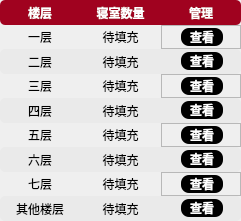
       <widget class="QWidget" name="scrollAreaWidgetContents_4">
        <property name="geometry">
         <rect>
          <x>0</x>
          <y>0</y>
          <width>241</width>
          <height>221</height>
         </rect>
        </property>
        <widget class="QWidget" name="gridLayoutWidget_3">
         <property name="geometry">
          <rect>
           <x>0</x>
           <y>0</y>
           <width>241</width>
           <height>221</height>
          </rect>
         </property>
         <layout class="QGridLayout" name="gridLayout_4" columnstretch="1,1,1" columnminimumwidth="1,1,1">
          <property name="spacing">
           <number>0</number>
          </property>
          <item row="1" column="0">
           <widget class="QLabel" name="label_52">
            <property name="text">
             <string>一层</string>
            </property>
            <property name="alignment">
             <set>Qt::AlignCenter</set>
            </property>
           </widget>
          </item>
          <item row="5" column="0">
           <widget class="QLabel" name="label_75">
            <property name="text">
             <string>五层</string>
            </property>
            <property name="alignment">
             <set>Qt::AlignCenter</set>
            </property>
           </widget>
          </item>
          <item row="1" column="2">
           <widget class="QFrame" name="frame_11">
            <property name="frameShape">
             <enum>QFrame::StyledPanel</enum>
            </property>
            <property name="frameShadow">
             <enum>QFrame::Raised</enum>
            </property>
            <widget class="QPushButton" name="pushButton_15">
             <property name="geometry">
              <rect>
               <x>20</x>
               <y>3</y>
               <width>42</width>
               <height>18</height>
              </rect>
             </property>
             <property name="cursor">
              <cursorShape>PointingHandCursor</cursorShape>
             </property>
             <property name="styleSheet">
              <string notr="true">color:white;
background-color:black;
border-radius:8px;
font-weight:bold;</string>
             </property>
             <property name="text">
              <string>查看</string>
             </property>
            </widget>
           </widget>
          </item>
          <item row="3" column="1">
           <widget class="QLabel" name="label_78">
            <property name="text">
             <string>待填充</string>
            </property>
            <property name="alignment">
             <set>Qt::AlignCenter</set>
            </property>
           </widget>
          </item>
          <item row="0" column="1">
           <widget class="QLabel" name="label_63">
            <property name="styleSheet">
             <string notr="true">background-color:#a0021f;
border-image: url();
color:white;
border:0px;
font-weight:bold;
border-radius:0px;</string>
            </property>
            <property name="text">
             <string>寝室数量</string>
            </property>
            <property name="alignment">
             <set>Qt::AlignCenter</set>
            </property>
           </widget>
          </item>
          <item row="0" column="0">
           <widget class="QLabel" name="label_62">
            <property name="styleSheet">
             <string notr="true">background-color:#a0021f;
border-image: url();
color:white;
font-weight:bold;
border:0px;
border-radius:0px;
border-bottom-left-radius:5px;
border-top-left-radius:5px;
font-size:12px;</string>
            </property>
            <property name="text">
             <string>楼层</string>
            </property>
            <property name="alignment">
             <set>Qt::AlignCenter</set>
            </property>
           </widget>
          </item>
          <item row="2" column="0">
           <widget class="QLabel" name="label_66">
            <property name="styleSheet">
             <string notr="true">background-color:#EAEAEA;
border-radius:0px;
border-bottom-left-radius:5px;
border-top-left-radius:5px;
border-image: url();
</string>
            </property>
            <property name="text">
             <string>二层</string>
            </property>
            <property name="alignment">
             <set>Qt::AlignCenter</set>
            </property>
           </widget>
          </item>
          <item row="4" column="1">
           <widget class="QLabel" name="label_79">
            <property name="styleSheet">
             <string notr="true">background-color:#EAEAEA;
border-radius:0px;
border-image: url();</string>
            </property>
            <property name="text">
             <string>待填充</string>
            </property>
            <property name="alignment">
             <set>Qt::AlignCenter</set>
            </property>
           </widget>
          </item>
          <item row="6" column="1">
           <widget class="QLabel" name="label_81">
            <property name="styleSheet">
             <string notr="true">background-color:#EAEAEA;
border-radius:0px;
border-image: url();</string>
            </property>
            <property name="text">
             <string>待填充</string>
            </property>
            <property name="alignment">
             <set>Qt::AlignCenter</set>
            </property>
           </widget>
          </item>
          <item row="8" column="1">
           <widget class="QLabel" name="label_84">
            <property name="styleSheet">
             <string notr="true">background-color:#EAEAEA;
border-radius:0px;
border-image: url();</string>
            </property>
            <property name="text">
             <string>待填充</string>
            </property>
            <property name="alignment">
             <set>Qt::AlignCenter</set>
            </property>
           </widget>
          </item>
          <item row="2" column="1">
           <widget class="QLabel" name="label_67">
            <property name="styleSheet">
             <string notr="true">background-color:#EAEAEA;
border-radius:0px;
border-image: url();</string>
            </property>
            <property name="text">
             <string>待填充</string>
            </property>
            <property name="alignment">
             <set>Qt::AlignCenter</set>
            </property>
           </widget>
          </item>
          <item row="4" column="0">
           <widget class="QLabel" name="label_74">
            <property name="styleSheet">
             <string notr="true">background-color:#EAEAEA;
border-radius:0px;
border-bottom-left-radius:5px;
border-top-left-radius:5px;
border-image: url();</string>
            </property>
            <property name="text">
             <string>四层</string>
            </property>
            <property name="alignment">
             <set>Qt::AlignCenter</set>
            </property>
           </widget>
          </item>
          <item row="2" column="2">
           <widget class="QFrame" name="frame_13">
            <property name="styleSheet">
             <string notr="true">background-color:#EAEAEA;
border-radius:0px;
border-bottom-right-radius:5px;
border-top-right-radius:5px;
border-image: url();</string>
            </property>
            <property name="frameShape">
             <enum>QFrame::StyledPanel</enum>
            </property>
            <property name="frameShadow">
             <enum>QFrame::Raised</enum>
            </property>
            <widget class="QPushButton" name="pushButton_21">
             <property name="geometry">
              <rect>
               <x>20</x>
               <y>3</y>
               <width>42</width>
               <height>18</height>
              </rect>
             </property>
             <property name="cursor">
              <cursorShape>PointingHandCursor</cursorShape>
             </property>
             <property name="styleSheet">
              <string notr="true">color:white;
background-color:black;
border-radius:8px;
font-weight:bold;</string>
             </property>
             <property name="text">
              <string>查看</string>
             </property>
            </widget>
           </widget>
          </item>
          <item row="1" column="1">
           <widget class="QLabel" name="label_65">
            <property name="text">
             <string>待填充</string>
            </property>
            <property name="alignment">
             <set>Qt::AlignCenter</set>
            </property>
           </widget>
          </item>
          <item row="7" column="0">
           <widget class="QLabel" name="label_77">
            <property name="text">
             <string>七层</string>
            </property>
            <property name="alignment">
             <set>Qt::AlignCenter</set>
            </property>
           </widget>
          </item>
          <item row="0" column="2">
           <widget class="QLabel" name="label_64">
            <property name="styleSheet">
             <string notr="true">background-color:#a0021f;
border-image: url();
color:white;
font-weight:bold;
border-radius:0px;
border-bottom-right-radius:5px;
border-top-right-radius:5px</string>
            </property>
            <property name="text">
             <string>管理</string>
            </property>
            <property name="alignment">
             <set>Qt::AlignCenter</set>
            </property>
           </widget>
          </item>
          <item row="5" column="1">
           <widget class="QLabel" name="label_80">
            <property name="text">
             <string>待填充</string>
            </property>
            <property name="alignment">
             <set>Qt::AlignCenter</set>
            </property>
           </widget>
          </item>
          <item row="8" column="0">
           <widget class="QLabel" name="label_83">
            <property name="styleSheet">
             <string notr="true">background-color:#EAEAEA;
border-radius:0px;
border-bottom-left-radius:5px;
border-top-left-radius:5px;
border-image: url();</string>
            </property>
            <property name="text">
             <string>其他楼层</string>
            </property>
            <property name="alignment">
             <set>Qt::AlignCenter</set>
            </property>
           </widget>
          </item>
          <item row="6" column="0">
           <widget class="QLabel" name="label_76">
            <property name="styleSheet">
             <string notr="true">background-color:#EAEAEA;
border-radius:0px;
border-bottom-left-radius:5px;
border-top-left-radius:5px;
border-image: url();</string>
            </property>
            <property name="text">
             <string>六层</string>
            </property>
            <property name="alignment">
             <set>Qt::AlignCenter</set>
            </property>
           </widget>
          </item>
          <item row="3" column="0">
           <widget class="QLabel" name="label_73">
            <property name="text">
             <string>三层</string>
            </property>
            <property name="alignment">
             <set>Qt::AlignCenter</set>
            </property>
           </widget>
          </item>
          <item row="4" column="2">
           <widget class="QFrame" name="frame_14">
            <property name="styleSheet">
             <string notr="true">background-color:#EAEAEA;
border-radius:0px;
border-bottom-right-radius:5px;
border-top-right-radius:5px;
border-image: url();</string>
            </property>
            <property name="frameShape">
             <enum>QFrame::StyledPanel</enum>
            </property>
            <property name="frameShadow">
             <enum>QFrame::Raised</enum>
            </property>
            <widget class="QPushButton" name="pushButton_22">
             <property name="geometry">
              <rect>
               <x>20</x>
               <y>3</y>
               <width>42</width>
               <height>18</height>
              </rect>
             </property>
             <property name="cursor">
              <cursorShape>PointingHandCursor</cursorShape>
             </property>
             <property name="styleSheet">
              <string notr="true">color:white;
background-color:black;
border-radius:8px;
font-weight:bold;</string>
             </property>
             <property name="text">
              <string>查看</string>
             </property>
            </widget>
           </widget>
          </item>
          <item row="7" column="1">
           <widget class="QLabel" name="label_82">
            <property name="text">
             <string>待填充</string>
            </property>
            <property name="alignment">
             <set>Qt::AlignCenter</set>
            </property>
           </widget>
          </item>
          <item row="3" column="2">
           <widget class="QFrame" name="frame_15">
            <property name="frameShape">
             <enum>QFrame::StyledPanel</enum>
            </property>
            <property name="frameShadow">
             <enum>QFrame::Raised</enum>
            </property>
            <widget class="QPushButton" name="pushButton_23">
             <property name="geometry">
              <rect>
               <x>20</x>
               <y>3</y>
               <width>42</width>
               <height>18</height>
              </rect>
             </property>
             <property name="cursor">
              <cursorShape>PointingHandCursor</cursorShape>
             </property>
             <property name="styleSheet">
              <string notr="true">color:white;
background-color:black;
border-radius:8px;
font-weight:bold;</string>
             </property>
             <property name="text">
              <string>查看</string>
             </property>
            </widget>
           </widget>
          </item>
          <item row="5" column="2">
           <widget class="QFrame" name="frame_16">
            <property name="frameShape">
             <enum>QFrame::StyledPanel</enum>
            </property>
            <property name="frameShadow">
             <enum>QFrame::Raised</enum>
            </property>
            <widget class="QPushButton" name="pushButton_26">
             <property name="geometry">
              <rect>
               <x>20</x>
               <y>3</y>
               <width>42</width>
               <height>18</height>
              </rect>
             </property>
             <property name="cursor">
              <cursorShape>PointingHandCursor</cursorShape>
             </property>
             <property name="styleSheet">
              <string notr="true">color:white;
background-color:black;
border-radius:8px;
font-weight:bold;</string>
             </property>
             <property name="text">
              <string>查看</string>
             </property>
            </widget>
           </widget>
          </item>
          <item row="6" column="2">
           <widget class="QFrame" name="frame_17">
            <property name="styleSheet">
             <string notr="true">background-color:#EAEAEA;
border-radius:0px;
border-bottom-right-radius:5px;
border-top-right-radius:5px;
border-image: url();</string>
            </property>
            <property name="frameShape">
             <enum>QFrame::StyledPanel</enum>
            </property>
            <property name="frameShadow">
             <enum>QFrame::Raised</enum>
            </property>
            <widget class="QPushButton" name="pushButton_27">
             <property name="geometry">
              <rect>
               <x>20</x>
               <y>3</y>
               <width>42</width>
               <height>18</height>
              </rect>
             </property>
             <property name="cursor">
              <cursorShape>PointingHandCursor</cursorShape>
             </property>
             <property name="styleSheet">
              <string notr="true">color:white;
background-color:black;
border-radius:8px;
font-weight:bold;</string>
             </property>
             <property name="text">
              <string>查看</string>
             </property>
            </widget>
           </widget>
          </item>
          <item row="7" column="2">
           <widget class="QFrame" name="frame_18">
            <property name="frameShape">
             <enum>QFrame::StyledPanel</enum>
            </property>
            <property name="frameShadow">
             <enum>QFrame::Raised</enum>
            </property>
            <widget class="QPushButton" name="pushButton_28">
             <property name="geometry">
              <rect>
               <x>20</x>
               <y>3</y>
               <width>42</width>
               <height>18</height>
              </rect>
             </property>
             <property name="cursor">
              <cursorShape>PointingHandCursor</cursorShape>
             </property>
             <property name="styleSheet">
              <string notr="true">color:white;
background-color:black;
border-radius:8px;
font-weight:bold;</string>
             </property>
             <property name="text">
              <string>查看</string>
             </property>
            </widget>
           </widget>
          </item>
          <item row="8" column="2">
           <widget class="QFrame" name="frame_19">
            <property name="styleSheet">
             <string notr="true">background-color:#EAEAEA;
border-radius:0px;
border-bottom-right-radius:5px;
border-top-right-radius:5px;
border-image: url();</string>
            </property>
            <property name="frameShape">
             <enum>QFrame::StyledPanel</enum>
            </property>
            <property name="frameShadow">
             <enum>QFrame::Raised</enum>
            </property>
            <widget class="QPushButton" name="pushButton_30">
             <property name="geometry">
              <rect>
               <x>20</x>
               <y>3</y>
               <width>42</width>
               <height>18</height>
              </rect>
             </property>
             <property name="cursor">
              <cursorShape>PointingHandCursor</cursorShape>
             </property>
             <property name="styleSheet">
              <string notr="true">color:white;
background-color:black;
border-radius:8px;
font-weight:bold;</string>
             </property>
             <property name="text">
              <string>查看</string>
             </property>
            </widget>
           </widget>
          </item>
         </layout>
        </widget>
       </widget>
